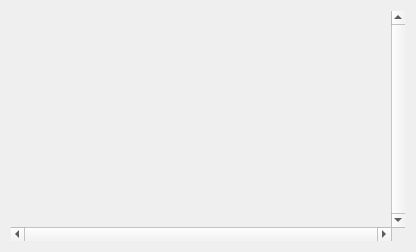
<?xml version="1.0" encoding="UTF-8"?>
<ui version="4.0">
 <class>ImageViewerWidget</class>
 <widget class="QWidget" name="ImageViewerWidget">
  <property name="geometry">
   <rect>
    <x>0</x>
    <y>0</y>
    <width>416</width>
    <height>252</height>
   </rect>
  </property>
  <property name="sizePolicy">
   <sizepolicy hsizetype="Expanding" vsizetype="Expanding">
    <horstretch>0</horstretch>
    <verstretch>0</verstretch>
   </sizepolicy>
  </property>
  <property name="windowTitle">
   <string>Form</string>
  </property>
  <layout class="QHBoxLayout" name="horizontalLayout">
   <item>
    <widget class="QScrollArea" name="scrollArea">
     <property name="frameShape">
      <enum>QFrame::NoFrame</enum>
     </property>
     <property name="lineWidth">
      <number>0</number>
     </property>
     <property name="verticalScrollBarPolicy">
      <enum>Qt::ScrollBarAlwaysOn</enum>
     </property>
     <property name="horizontalScrollBarPolicy">
      <enum>Qt::ScrollBarAlwaysOn</enum>
     </property>
     <property name="sizeAdjustPolicy">
      <enum>QAbstractScrollArea::AdjustIgnored</enum>
     </property>
     <property name="widgetResizable">
      <bool>false</bool>
     </property>
     <widget class="QWidget" name="scrollAreaWidgetContents">
      <property name="geometry">
       <rect>
        <x>0</x>
        <y>0</y>
        <width>380</width>
        <height>202</height>
       </rect>
      </property>
      <property name="sizePolicy">
       <sizepolicy hsizetype="Expanding" vsizetype="Expanding">
        <horstretch>0</horstretch>
        <verstretch>0</verstretch>
       </sizepolicy>
      </property>
      <layout class="QHBoxLayout" name="horizontalLayout_2"/>
     </widget>
    </widget>
   </item>
  </layout>
 </widget>
 <resources/>
 <connections/>
</ui>
